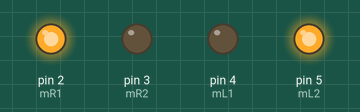
Recording of a sketch running on a simulated Arduino Uno, built with avr-gcc and run on an emulated ATmega328P. Shown: output pins drawn as LEDs (lit = HIGH).

Above: at 0.1 s.
Timing chart, 0 to 1.6 s (numbered marks = the images above):
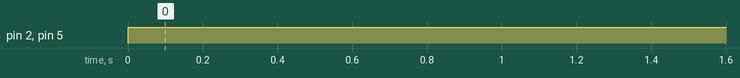

Measured:
- by itself, pin 2 (mR1), pin 5 (mL2): LOW → HIGH at 0.00 s

The sketch:

Ques3.ino
```cpp
int mR1 = 2;
int mR2 = 3;
int mL1 = 4;
int mL2 = 5;

void setup()
{
  pinMode(mR1, OUTPUT);
  pinMode(mR2, OUTPUT);
  pinMode(mL1, OUTPUT);
  pinMode(mL2, OUTPUT);
}

void loop()
{
  //+ve rpm
  digitalWrite(mR1, HIGH);
  digitalWrite(mR2, LOW);

  //-ve rpm
  digitalWrite(mL1, LOW);
  digitalWrite(mL2, HIGH);
}
```
